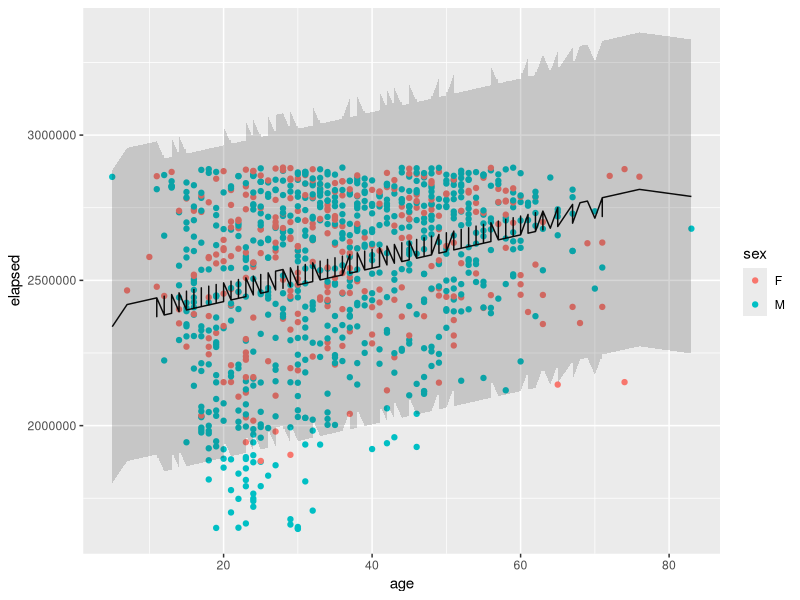

Source code (R):
library(dplyr)
library(ggplot2)

timestr <- function(elapsed) {
  # elapsed is in ms, convert to s
  seconds <- elapsed / 1000.0
  hours <- as.integer(seconds / 3600)
  seconds <- seconds - hours * 3600
  minutes <- as.integer(seconds / 60)
  seconds <- round(seconds - minutes * 60, digits=2)

  minute_prefix <- ifelse(minutes < 10, "0", "")
  minutes <- paste0(minute_prefix, minutes)
  second_prefix <- ifelse(seconds < 10, "0", "")
  seconds <- paste0(second_prefix, seconds)

  time <- paste(hours, minutes, seconds, sep=":")
  return(time)
}

      # geom_abline(col = "red", intercept = model$coef[1], slope = model$coef[2]) +
dataset <- read.csv("data/clean.csv", stringsAsFactors=F)
select_data <- dataset[dataset$overall <= 1000,]
fmla <- as.formula(paste0("elapsed", " ~ ", "age + sex"))
model <- lm(fmla, data=select_data)
pred <- data.frame(predict(model, interval = ("prediction")))
allDat <- cbind(select_data, pred)
p <- ggplot(allDat, aes_string(x="age", y="elapsed")) +
      geom_point(aes_string(col = "sex")) +
      geom_line(aes(x=age, y=fit)) +
      geom_ribbon(aes(ymin = lwr, ymax = upr), alpha = 0.2)

